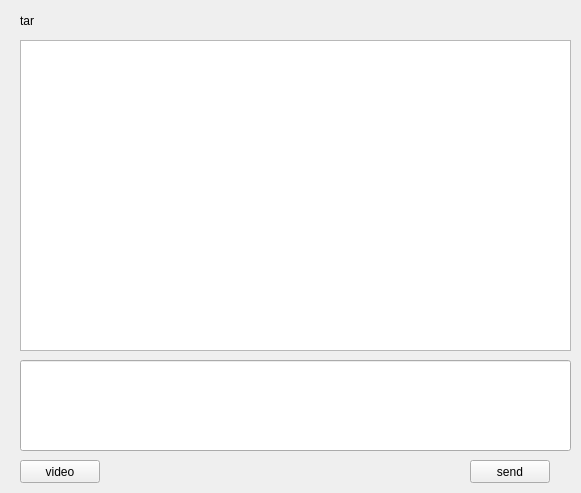
<?xml version="1.0" encoding="UTF-8"?>
<ui version="4.0">
 <class>ChatInterface</class>
 <widget class="QWidget" name="ChatInterface">
  <property name="geometry">
   <rect>
    <x>0</x>
    <y>0</y>
    <width>581</width>
    <height>493</height>
   </rect>
  </property>
  <property name="windowTitle">
   <string>Form</string>
  </property>
  <widget class="QLineEdit" name="le_message">
   <property name="geometry">
    <rect>
     <x>20</x>
     <y>360</y>
     <width>551</width>
     <height>91</height>
    </rect>
   </property>
  </widget>
  <widget class="QPushButton" name="pb_send">
   <property name="geometry">
    <rect>
     <x>470</x>
     <y>460</y>
     <width>80</width>
     <height>23</height>
    </rect>
   </property>
   <property name="text">
    <string>send</string>
   </property>
  </widget>
  <widget class="QLabel" name="lb_tar">
   <property name="geometry">
    <rect>
     <x>20</x>
     <y>10</y>
     <width>71</width>
     <height>21</height>
    </rect>
   </property>
   <property name="text">
    <string>tar</string>
   </property>
  </widget>
  <widget class="QListWidget" name="lw_showmes">
   <property name="geometry">
    <rect>
     <x>20</x>
     <y>40</y>
     <width>551</width>
     <height>311</height>
    </rect>
   </property>
  </widget>
  <widget class="QPushButton" name="pb_video">
   <property name="geometry">
    <rect>
     <x>20</x>
     <y>460</y>
     <width>80</width>
     <height>23</height>
    </rect>
   </property>
   <property name="text">
    <string>video</string>
   </property>
  </widget>
 </widget>
 <resources/>
 <connections/>
</ui>
